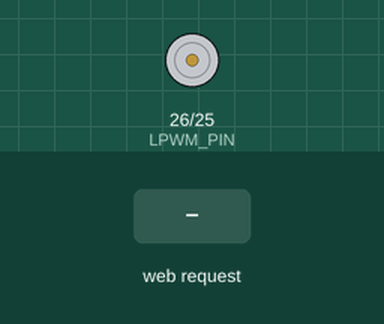
Recording of a sketch running on a simulated ESP32. On the bench: motor-driver pin pairs drawn as motors (green arrow = first pin HIGH = forward, orange = second pin HIGH = backward, longer = more drive, scaled by the enable pin). Inputs (shaded band) come from the test bench. WiFi joins after 1.5 s; servers stay silent unless stated; what the sketch prints to the serial monitor is not drawn.

Above: at 2.7 s.
2.8 s: HTTP request GET /f received
At 4.1 s:
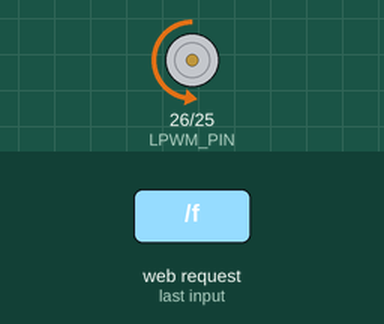
5.8 s: HTTP request GET /b received
At 6.6 s:
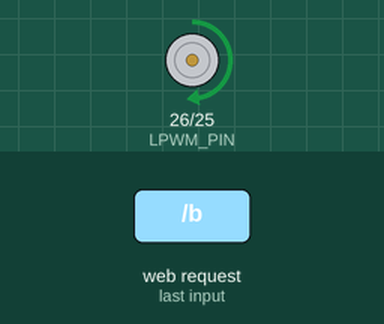
Timing chart, 0 to 8.9 s (numbered marks = the images above; inputs shaded):
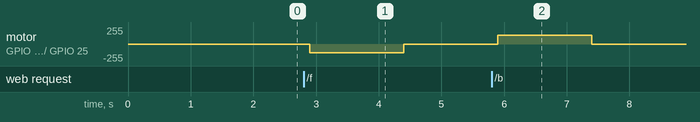

The sketch:

motor_test.ino
```cpp
#include <Arduino.h>
#include <WiFi.h>
#include <WebServer.h>
#include <ESPmDNS.h>
#include <esp_arduino_version.h>

// 반드시 사용하는 네트워크 정보로 수정한다.
constexpr char WIFI_SSID[] = "YOUR_WIFI_SSID";
constexpr char WIFI_PASSWORD[] = "YOUR_WIFI_PASSWORD";
constexpr char MDNS_HOSTNAME[] = "esp32-motor";

// ESP32 DevKit 기준 BTS7960 제어 핀
constexpr uint8_t RPWM_PIN = 25;
constexpr uint8_t LPWM_PIN = 26;
constexpr uint8_t EN_PIN = 23;  // R_EN과 L_EN을 함께 연결

constexpr uint32_t PWM_FREQUENCY = 20000;
constexpr uint8_t PWM_RESOLUTION = 8;
constexpr uint8_t TEST_DUTY = 128;  // 0~255 중 약 25%

// Arduino-ESP32 Core 2.x에서만 사용하는 LEDC 채널
constexpr uint8_t RPWM_CHANNEL = 0;
constexpr uint8_t LPWM_CHANNEL = 1;

// 브라우저에서 명령이 끊기면 자동 정지
constexpr uint32_t COMMAND_TIMEOUT_MS = 1500;

WebServer server(80);

enum class MotorState {
  STOPPED,
  FORWARD,
  BACKWARD
};

MotorState motorState = MotorState::STOPPED;
uint32_t lastMotorCommandMs = 0;
bool wifiWasConnected = false;

const char CONTROL_PAGE[] PROGMEM = R"rawliteral(
<!doctype html>
<html lang="ko">
<head>
  <meta charset="utf-8">
  <meta name="viewport" content="width=device-width,initial-scale=1">
  <title>ESP32 모터 제어</title>
  <style>
    body {
      margin: 0;
      min-height: 100vh;
      display: grid;
      place-items: center;
      background: #111827;
      color: #f9fafb;
      font-family: sans-serif;
    }
    main {
      width: min(92vw, 420px);
      text-align: center;
    }
    h1 { font-size: 1.5rem; }
    p { color: #cbd5e1; }
    button {
      width: 100%;
      min-height: 88px;
      margin: 8px 0;
      border: 0;
      border-radius: 14px;
      color: white;
      font-size: 1.35rem;
      font-weight: 700;
      touch-action: none;
      user-select: none;
    }
    #forward { background: #15803d; }
    #backward { background: #1d4ed8; }
    #stop { background: #b91c1c; }
    #status {
      min-height: 1.5em;
      color: #facc15;
      font-weight: 700;
    }
  </style>
</head>
<body>
  <main>
    <h1>BTS7960 모터 제어</h1>
    <p>버튼 또는 키보드 F/B를 누르는 동안 동작합니다.</p>
    <div id="status">정지</div>
    <button id="forward">전진 (F)</button>
    <button id="backward">후진 (B)</button>
    <button id="stop">정지 (S)</button>
  </main>

  <script>
    let repeatTimer = null;
    let activeCommand = null;

    function sendCommand(command) {
      fetch('/' + command, { cache: 'no-store' }).catch(() => {});
    }

    function beginMotion(command, text) {
      if (activeCommand === command) return;
      endMotion(false);
      activeCommand = command;
      document.getElementById('status').textContent = text;
      sendCommand(command);
      repeatTimer = setInterval(() => sendCommand(command), 400);
    }

    function endMotion(sendStop = true) {
      if (repeatTimer !== null) {
        clearInterval(repeatTimer);
        repeatTimer = null;
      }
      activeCommand = null;
      document.getElementById('status').textContent = '정지';
      if (sendStop) sendCommand('s');
    }

    const forward = document.getElementById('forward');
    const backward = document.getElementById('backward');
    const stop = document.getElementById('stop');

    forward.addEventListener(
      'pointerdown', () => beginMotion('f', '전진'));
    backward.addEventListener(
      'pointerdown', () => beginMotion('b', '후진'));

    for (const button of [forward, backward]) {
      button.addEventListener('pointerup', () => endMotion());
      button.addEventListener('pointercancel', () => endMotion());
      button.addEventListener('pointerleave', () => endMotion());
    }

    stop.addEventListener('click', () => endMotion());

    document.addEventListener('keydown', event => {
      if (event.repeat) return;
      if (event.key === 'f' || event.key === 'F') {
        beginMotion('f', '전진');
      } else if (event.key === 'b' || event.key === 'B') {
        beginMotion('b', '후진');
      } else if (event.key === 's' || event.key === 'S') {
        endMotion();
      }
    });

    document.addEventListener('keyup', event => {
      if ('fFbB'.includes(event.key)) endMotion();
    });

    window.addEventListener('blur', () => endMotion());
    document.addEventListener('visibilitychange', () => {
      if (document.hidden) endMotion();
    });
  </script>
</body>
</html>
)rawliteral";

void writePwm(uint8_t pin, uint8_t channel, uint8_t duty) {
#if ESP_ARDUINO_VERSION_MAJOR >= 3
  ledcWrite(pin, duty);
#else
  ledcWrite(channel, duty);
#endif
}

void stopMotor() {
  writePwm(RPWM_PIN, RPWM_CHANNEL, 0);
  writePwm(LPWM_PIN, LPWM_CHANNEL, 0);
  digitalWrite(EN_PIN, LOW);
  motorState = MotorState::STOPPED;
}

void runForward() {
  if (motorState != MotorState::FORWARD) {
    stopMotor();
    delay(100);

    digitalWrite(EN_PIN, HIGH);
    writePwm(LPWM_PIN, LPWM_CHANNEL, 0);
    writePwm(RPWM_PIN, RPWM_CHANNEL, TEST_DUTY);
    motorState = MotorState::FORWARD;
  }

  lastMotorCommandMs = millis();
}

void runBackward() {
  if (motorState != MotorState::BACKWARD) {
    stopMotor();
    delay(100);

    digitalWrite(EN_PIN, HIGH);
    writePwm(RPWM_PIN, RPWM_CHANNEL, 0);
    writePwm(LPWM_PIN, LPWM_CHANNEL, TEST_DUTY);
    motorState = MotorState::BACKWARD;
  }

  lastMotorCommandMs = millis();
}

void setupPwm() {
#if ESP_ARDUINO_VERSION_MAJOR >= 3
  const bool rpwmReady =
      ledcAttach(RPWM_PIN, PWM_FREQUENCY, PWM_RESOLUTION);
  const bool lpwmReady =
      ledcAttach(LPWM_PIN, PWM_FREQUENCY, PWM_RESOLUTION);

  if (!rpwmReady || !lpwmReady) {
    stopMotor();
    while (true) {
      delay(1000);
    }
  }
#else
  ledcSetup(RPWM_CHANNEL, PWM_FREQUENCY, PWM_RESOLUTION);
  ledcSetup(LPWM_CHANNEL, PWM_FREQUENCY, PWM_RESOLUTION);
  ledcAttachPin(RPWM_PIN, RPWM_CHANNEL);
  ledcAttachPin(LPWM_PIN, LPWM_CHANNEL);
#endif
}

void connectToWifi() {
  stopMotor();

  // setHostname은 Wi-Fi 시작 전에 호출해야 한다.
  WiFi.setHostname(MDNS_HOSTNAME);
  WiFi.mode(WIFI_STA);
  WiFi.setAutoReconnect(true);
  WiFi.persistent(false);
  WiFi.setSleep(false);
  WiFi.begin(WIFI_SSID, WIFI_PASSWORD);

  Serial.printf("Connecting to %s", WIFI_SSID);

  while (WiFi.status() != WL_CONNECTED) {
    stopMotor();
    delay(500);
    Serial.print(".");
  }

  Serial.println();
  Serial.print("ESP32 IP: ");
  Serial.println(WiFi.localIP());
}

void setupWebServer() {
  server.on("/", HTTP_GET, []() {
    server.send_P(
        200,
        "text/html; charset=utf-8",
        CONTROL_PAGE);
  });

  server.on("/f", HTTP_GET, []() {
    runForward();
    server.send(200, "text/plain", "FORWARD");
  });

  server.on("/b", HTTP_GET, []() {
    runBackward();
    server.send(200, "text/plain", "BACKWARD");
  });

  server.on("/s", HTTP_GET, []() {
    stopMotor();
    server.send(200, "text/plain", "STOP");
  });

  server.onNotFound([]() {
    server.send(404, "text/plain", "NOT FOUND");
  });

  server.begin();

  if (MDNS.begin(MDNS_HOSTNAME)) {
    MDNS.addService("http", "tcp", 80);
    Serial.println("Open: http://esp32-motor.local");
  } else {
    Serial.println("mDNS failed. Use the printed IP address.");
  }
}

void setup() {
  Serial.begin(921600);

  pinMode(EN_PIN, OUTPUT);
  digitalWrite(EN_PIN, LOW);

  setupPwm();
  stopMotor();
  connectToWifi();
  setupWebServer();

  wifiWasConnected = true;
}

void loop() {
  const bool wifiConnected = WiFi.status() == WL_CONNECTED;

  if (!wifiConnected) {
    if (wifiWasConnected) {
      stopMotor();
      wifiWasConnected = false;
    }

    delay(10);
    return;
  }

  wifiWasConnected = true;
  server.handleClient();

  if (motorState != MotorState::STOPPED &&
      millis() - lastMotorCommandMs > COMMAND_TIMEOUT_MS) {
    stopMotor();
  }
}
```

Measured:
- after the input at 2.8 s, motor on GPIO 26 (LPWM_PIN) / GPIO 25 (RPWM_PIN): stopped → backward 128/255 after 0.10 s, → stopped 1.5 s later
- after the input at 5.8 s, motor on GPIO 26 (LPWM_PIN) / GPIO 25 (RPWM_PIN): stopped → forward 128/255 after 0.10 s, → stopped 1.5 s later
